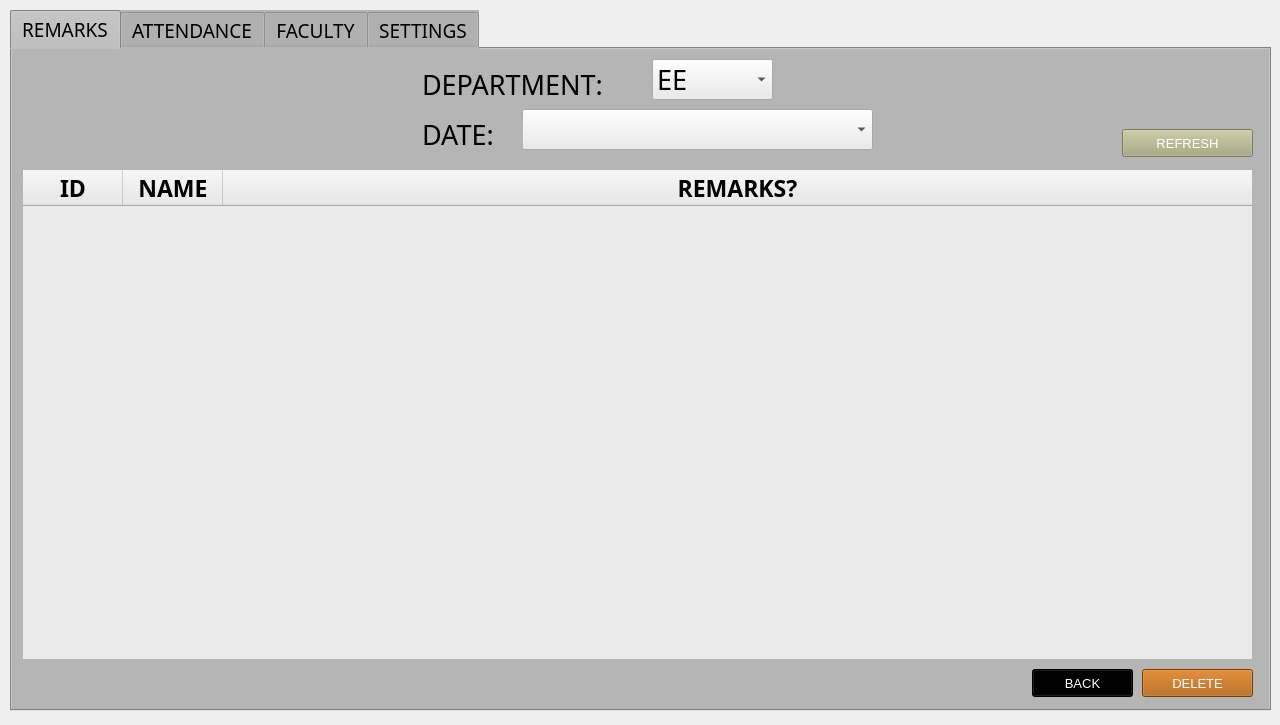
<?xml version="1.0" encoding="UTF-8"?>
<ui version="4.0">
 <class>MainWindow</class>
 <widget class="QMainWindow" name="MainWindow">
  <property name="geometry">
   <rect>
    <x>0</x>
    <y>0</y>
    <width>1280</width>
    <height>725</height>
   </rect>
  </property>
  <property name="sizePolicy">
   <sizepolicy hsizetype="Fixed" vsizetype="Fixed">
    <horstretch>0</horstretch>
    <verstretch>0</verstretch>
   </sizepolicy>
  </property>
  <property name="font">
   <font>
    <pointsize>10</pointsize>
   </font>
  </property>
  <property name="windowTitle">
   <string>DATABASE</string>
  </property>
  <property name="windowIcon">
   <iconset>
    <normaloff>icons8_Book_50px.png</normaloff>icons8_Book_50px.png</iconset>
  </property>
  <property name="windowOpacity">
   <double>1.000000000000000</double>
  </property>
  <property name="layoutDirection">
   <enum>Qt::LeftToRight</enum>
  </property>
  <property name="autoFillBackground">
   <bool>true</bool>
  </property>
  <property name="toolButtonStyle">
   <enum>Qt::ToolButtonTextUnderIcon</enum>
  </property>
  <property name="tabShape">
   <enum>QTabWidget::Rounded</enum>
  </property>
  <widget class="QWidget" name="centralwidget">
   <widget class="QTabWidget" name="tabWidget">
    <property name="geometry">
     <rect>
      <x>10</x>
      <y>10</y>
      <width>1261</width>
      <height>701</height>
     </rect>
    </property>
    <property name="font">
     <font>
      <family>Century Gothic</family>
      <pointsize>14</pointsize>
     </font>
    </property>
    <property name="styleSheet">
     <string notr="true">background-color: rgb(181, 181, 181);</string>
    </property>
    <property name="tabShape">
     <enum>QTabWidget::Rounded</enum>
    </property>
    <property name="currentIndex">
     <number>0</number>
    </property>
    <property name="iconSize">
     <size>
      <width>20</width>
      <height>20</height>
     </size>
    </property>
    <property name="elideMode">
     <enum>Qt::ElideNone</enum>
    </property>
    <property name="usesScrollButtons">
     <bool>true</bool>
    </property>
    <widget class="QWidget" name="Remarks">
     <attribute name="title">
      <string>REMARKS</string>
     </attribute>
     <widget class="QTableWidget" name="tableWidgetR">
      <property name="geometry">
       <rect>
        <x>10</x>
        <y>120</y>
        <width>1231</width>
        <height>491</height>
       </rect>
      </property>
      <property name="font">
       <font>
        <family>Century Gothic</family>
        <pointsize>20</pointsize>
       </font>
      </property>
      <property name="styleSheet">
       <string notr="true">background-color: rgb(235, 235, 235);</string>
      </property>
      <property name="lineWidth">
       <number>1</number>
      </property>
      <property name="editTriggers">
       <set>QAbstractItemView::NoEditTriggers</set>
      </property>
      <property name="alternatingRowColors">
       <bool>false</bool>
      </property>
      <property name="selectionMode">
       <enum>QAbstractItemView::SingleSelection</enum>
      </property>
      <property name="selectionBehavior">
       <enum>QAbstractItemView::SelectRows</enum>
      </property>
      <property name="sortingEnabled">
       <bool>false</bool>
      </property>
      <property name="rowCount">
       <number>0</number>
      </property>
      <property name="columnCount">
       <number>3</number>
      </property>
      <attribute name="horizontalHeaderCascadingSectionResizes">
       <bool>false</bool>
      </attribute>
      <attribute name="horizontalHeaderDefaultSectionSize">
       <number>100</number>
      </attribute>
      <attribute name="horizontalHeaderShowSortIndicator" stdset="0">
       <bool>false</bool>
      </attribute>
      <attribute name="horizontalHeaderStretchLastSection">
       <bool>true</bool>
      </attribute>
      <attribute name="verticalHeaderVisible">
       <bool>false</bool>
      </attribute>
      <attribute name="verticalHeaderCascadingSectionResizes">
       <bool>false</bool>
      </attribute>
      <attribute name="verticalHeaderShowSortIndicator" stdset="0">
       <bool>false</bool>
      </attribute>
      <attribute name="verticalHeaderStretchLastSection">
       <bool>false</bool>
      </attribute>
      <column>
       <property name="text">
        <string>ID</string>
       </property>
       <property name="font">
        <font>
         <family>Century Gothic</family>
         <pointsize>17</pointsize>
         <weight>75</weight>
         <bold>true</bold>
        </font>
       </property>
       <property name="background">
        <color>
         <red>141</red>
         <green>141</green>
         <blue>141</blue>
        </color>
       </property>
      </column>
      <column>
       <property name="text">
        <string>NAME</string>
       </property>
       <property name="font">
        <font>
         <family>Century Gothic</family>
         <pointsize>17</pointsize>
         <weight>75</weight>
         <bold>true</bold>
        </font>
       </property>
      </column>
      <column>
       <property name="text">
        <string>REMARKS?</string>
       </property>
       <property name="font">
        <font>
         <family>Century Gothic</family>
         <pointsize>17</pointsize>
         <weight>75</weight>
         <bold>true</bold>
        </font>
       </property>
      </column>
     </widget>
     <widget class="QPushButton" name="pushButtonBackR">
      <property name="geometry">
       <rect>
        <x>1020</x>
        <y>620</y>
        <width>101</width>
        <height>28</height>
       </rect>
      </property>
      <property name="font">
       <font>
        <pointsize>10</pointsize>
       </font>
      </property>
      <property name="styleSheet">
       <string notr="true">background-color: rgb(0, 0, 0);
color: rgb(255, 255, 255);</string>
      </property>
      <property name="text">
       <string>BACK</string>
      </property>
      <property name="icon">
       <iconset>
        <normaloff>icons8_Back_To_26px.png</normaloff>icons8_Back_To_26px.png</iconset>
      </property>
     </widget>
     <widget class="QLabel" name="label_10">
      <property name="geometry">
       <rect>
        <x>410</x>
        <y>20</y>
        <width>231</width>
        <height>31</height>
       </rect>
      </property>
      <property name="font">
       <font>
        <family>Century Gothic</family>
        <pointsize>20</pointsize>
       </font>
      </property>
      <property name="text">
       <string>DEPARTMENT:</string>
      </property>
     </widget>
     <widget class="QComboBox" name="comboBoxDepartmentR">
      <property name="geometry">
       <rect>
        <x>640</x>
        <y>10</y>
        <width>121</width>
        <height>41</height>
       </rect>
      </property>
      <property name="font">
       <font>
        <family>Century Gothic</family>
        <pointsize>20</pointsize>
       </font>
      </property>
      <property name="styleSheet">
       <string notr="true">background-color: rgb(235, 235, 235);</string>
      </property>
      <property name="editable">
       <bool>false</bool>
      </property>
      <item>
       <property name="text">
        <string>EE</string>
       </property>
      </item>
      <item>
       <property name="text">
        <string>ECE</string>
       </property>
      </item>
      <item>
       <property name="text">
        <string>CPE</string>
       </property>
      </item>
     </widget>
     <widget class="QComboBox" name="comboBoxDateR">
      <property name="geometry">
       <rect>
        <x>510</x>
        <y>60</y>
        <width>351</width>
        <height>41</height>
       </rect>
      </property>
      <property name="font">
       <font>
        <family>Century Gothic</family>
        <pointsize>20</pointsize>
       </font>
      </property>
      <property name="styleSheet">
       <string notr="true">background-color: rgb(235, 235, 235);</string>
      </property>
      <property name="insertPolicy">
       <enum>QComboBox::InsertAtBottom</enum>
      </property>
      <property name="frame">
       <bool>true</bool>
      </property>
     </widget>
     <widget class="QLabel" name="label_11">
      <property name="geometry">
       <rect>
        <x>410</x>
        <y>70</y>
        <width>101</width>
        <height>31</height>
       </rect>
      </property>
      <property name="font">
       <font>
        <family>Century Gothic</family>
        <pointsize>20</pointsize>
       </font>
      </property>
      <property name="text">
       <string>DATE:</string>
      </property>
      <property name="wordWrap">
       <bool>false</bool>
      </property>
     </widget>
     <widget class="QPushButton" name="pushButtonDeleteR">
      <property name="geometry">
       <rect>
        <x>1130</x>
        <y>620</y>
        <width>111</width>
        <height>28</height>
       </rect>
      </property>
      <property name="font">
       <font>
        <pointsize>10</pointsize>
       </font>
      </property>
      <property name="styleSheet">
       <string notr="true">background-color: rgb(170, 85, 0);
color: rgb(255, 255, 255);</string>
      </property>
      <property name="text">
       <string>DELETE</string>
      </property>
      <property name="icon">
       <iconset>
        <normaloff>icons8_Delete_64px.png</normaloff>icons8_Delete_64px.png</iconset>
      </property>
      <property name="iconSize">
       <size>
        <width>17</width>
        <height>17</height>
       </size>
      </property>
     </widget>
     <widget class="QPushButton" name="pushButtonRefreshR">
      <property name="geometry">
       <rect>
        <x>1110</x>
        <y>80</y>
        <width>131</width>
        <height>28</height>
       </rect>
      </property>
      <property name="font">
       <font>
        <pointsize>10</pointsize>
       </font>
      </property>
      <property name="styleSheet">
       <string notr="true">background-color: rgb(170, 170, 127);
color: rgb(255, 255, 255);</string>
      </property>
      <property name="text">
       <string>REFRESH</string>
      </property>
      <property name="icon">
       <iconset>
        <normaloff>icons8_Refresh_26px.png</normaloff>icons8_Refresh_26px.png</iconset>
      </property>
     </widget>
    </widget>
    <widget class="QWidget" name="Attendance">
     <attribute name="title">
      <string>ATTENDANCE</string>
     </attribute>
     <widget class="QPushButton" name="pushButtonEditA">
      <property name="geometry">
       <rect>
        <x>1030</x>
        <y>620</y>
        <width>91</width>
        <height>28</height>
       </rect>
      </property>
      <property name="font">
       <font>
        <pointsize>10</pointsize>
       </font>
      </property>
      <property name="styleSheet">
       <string notr="true">background-color: rgb(144, 144, 0);
color: rgb(255, 255, 255);</string>
      </property>
      <property name="text">
       <string>EDIT</string>
      </property>
      <property name="icon">
       <iconset>
        <normaloff>icons8_Edit_64px.png</normaloff>icons8_Edit_64px.png</iconset>
      </property>
      <property name="iconSize">
       <size>
        <width>18</width>
        <height>18</height>
       </size>
      </property>
     </widget>
     <widget class="QTableWidget" name="tableWidgetA">
      <property name="geometry">
       <rect>
        <x>10</x>
        <y>120</y>
        <width>1231</width>
        <height>491</height>
       </rect>
      </property>
      <property name="font">
       <font>
        <family>Century Gothic</family>
        <pointsize>20</pointsize>
       </font>
      </property>
      <property name="styleSheet">
       <string notr="true">background-color: rgb(235, 235, 235);</string>
      </property>
      <property name="lineWidth">
       <number>1</number>
      </property>
      <property name="editTriggers">
       <set>QAbstractItemView::NoEditTriggers</set>
      </property>
      <property name="alternatingRowColors">
       <bool>false</bool>
      </property>
      <property name="selectionMode">
       <enum>QAbstractItemView::SingleSelection</enum>
      </property>
      <property name="selectionBehavior">
       <enum>QAbstractItemView::SelectRows</enum>
      </property>
      <property name="sortingEnabled">
       <bool>false</bool>
      </property>
      <property name="rowCount">
       <number>0</number>
      </property>
      <property name="columnCount">
       <number>4</number>
      </property>
      <attribute name="horizontalHeaderCascadingSectionResizes">
       <bool>true</bool>
      </attribute>
      <attribute name="horizontalHeaderDefaultSectionSize">
       <number>100</number>
      </attribute>
      <attribute name="horizontalHeaderHighlightSections">
       <bool>true</bool>
      </attribute>
      <attribute name="horizontalHeaderMinimumSectionSize">
       <number>44</number>
      </attribute>
      <attribute name="horizontalHeaderShowSortIndicator" stdset="0">
       <bool>false</bool>
      </attribute>
      <attribute name="horizontalHeaderStretchLastSection">
       <bool>true</bool>
      </attribute>
      <attribute name="verticalHeaderVisible">
       <bool>false</bool>
      </attribute>
      <attribute name="verticalHeaderCascadingSectionResizes">
       <bool>true</bool>
      </attribute>
      <attribute name="verticalHeaderDefaultSectionSize">
       <number>30</number>
      </attribute>
      <attribute name="verticalHeaderShowSortIndicator" stdset="0">
       <bool>false</bool>
      </attribute>
      <attribute name="verticalHeaderStretchLastSection">
       <bool>false</bool>
      </attribute>
      <column>
       <property name="text">
        <string>ID</string>
       </property>
       <property name="font">
        <font>
         <family>Century Gothic</family>
         <pointsize>17</pointsize>
         <weight>75</weight>
         <bold>true</bold>
        </font>
       </property>
      </column>
      <column>
       <property name="text">
        <string>NAME</string>
       </property>
       <property name="font">
        <font>
         <family>Century Gothic</family>
         <pointsize>17</pointsize>
         <weight>75</weight>
         <bold>true</bold>
        </font>
       </property>
      </column>
      <column>
       <property name="text">
        <string>TIME IN</string>
       </property>
       <property name="font">
        <font>
         <family>Century Gothic</family>
         <pointsize>17</pointsize>
         <weight>75</weight>
         <bold>true</bold>
        </font>
       </property>
      </column>
      <column>
       <property name="text">
        <string>TIME OUT</string>
       </property>
       <property name="font">
        <font>
         <family>Century Gothic</family>
         <pointsize>17</pointsize>
         <weight>75</weight>
         <bold>true</bold>
        </font>
       </property>
      </column>
     </widget>
     <widget class="QPushButton" name="pushButtonRefreshA">
      <property name="geometry">
       <rect>
        <x>1110</x>
        <y>80</y>
        <width>131</width>
        <height>28</height>
       </rect>
      </property>
      <property name="font">
       <font>
        <pointsize>10</pointsize>
       </font>
      </property>
      <property name="styleSheet">
       <string notr="true">background-color: rgb(170, 170, 127);
color: rgb(255, 255, 255);</string>
      </property>
      <property name="text">
       <string>REFRESH</string>
      </property>
      <property name="icon">
       <iconset>
        <normaloff>icons8_Refresh_26px.png</normaloff>icons8_Refresh_26px.png</iconset>
      </property>
     </widget>
     <widget class="QPushButton" name="pushButtonBackA">
      <property name="geometry">
       <rect>
        <x>920</x>
        <y>620</y>
        <width>101</width>
        <height>28</height>
       </rect>
      </property>
      <property name="font">
       <font>
        <pointsize>10</pointsize>
       </font>
      </property>
      <property name="styleSheet">
       <string notr="true">background-color: rgb(0, 0, 0);
color: rgb(255, 255, 255);</string>
      </property>
      <property name="text">
       <string>BACK</string>
      </property>
      <property name="icon">
       <iconset>
        <normaloff>icons8_Back_To_26px.png</normaloff>icons8_Back_To_26px.png</iconset>
      </property>
     </widget>
     <widget class="QPushButton" name="pushButtonDeleteA">
      <property name="geometry">
       <rect>
        <x>1130</x>
        <y>620</y>
        <width>111</width>
        <height>28</height>
       </rect>
      </property>
      <property name="font">
       <font>
        <pointsize>10</pointsize>
       </font>
      </property>
      <property name="styleSheet">
       <string notr="true">background-color: rgb(170, 85, 0);
color: rgb(255, 255, 255);</string>
      </property>
      <property name="text">
       <string>DELETE</string>
      </property>
      <property name="icon">
       <iconset>
        <normaloff>icons8_Delete_64px.png</normaloff>icons8_Delete_64px.png</iconset>
      </property>
      <property name="iconSize">
       <size>
        <width>17</width>
        <height>17</height>
       </size>
      </property>
     </widget>
     <widget class="QLabel" name="label_12">
      <property name="geometry">
       <rect>
        <x>410</x>
        <y>20</y>
        <width>231</width>
        <height>31</height>
       </rect>
      </property>
      <property name="font">
       <font>
        <family>Century Gothic</family>
        <pointsize>20</pointsize>
       </font>
      </property>
      <property name="text">
       <string>DEPARTMENT:</string>
      </property>
     </widget>
     <widget class="QComboBox" name="comboBoxDepartmentA">
      <property name="geometry">
       <rect>
        <x>640</x>
        <y>10</y>
        <width>121</width>
        <height>41</height>
       </rect>
      </property>
      <property name="font">
       <font>
        <family>Century Gothic</family>
        <pointsize>20</pointsize>
       </font>
      </property>
      <property name="styleSheet">
       <string notr="true">background-color: rgb(235, 235, 235);</string>
      </property>
      <property name="editable">
       <bool>false</bool>
      </property>
      <item>
       <property name="text">
        <string>EE</string>
       </property>
      </item>
      <item>
       <property name="text">
        <string>ECE</string>
       </property>
      </item>
      <item>
       <property name="text">
        <string>CPE</string>
       </property>
      </item>
     </widget>
     <widget class="QLabel" name="label_13">
      <property name="geometry">
       <rect>
        <x>410</x>
        <y>70</y>
        <width>101</width>
        <height>31</height>
       </rect>
      </property>
      <property name="font">
       <font>
        <family>Century Gothic</family>
        <pointsize>20</pointsize>
       </font>
      </property>
      <property name="text">
       <string>DATE:</string>
      </property>
      <property name="wordWrap">
       <bool>false</bool>
      </property>
     </widget>
     <widget class="QComboBox" name="comboBoxDateA">
      <property name="geometry">
       <rect>
        <x>510</x>
        <y>60</y>
        <width>351</width>
        <height>41</height>
       </rect>
      </property>
      <property name="font">
       <font>
        <family>Century Gothic</family>
        <pointsize>20</pointsize>
       </font>
      </property>
      <property name="styleSheet">
       <string notr="true">background-color: rgb(235, 235, 235);</string>
      </property>
      <property name="insertPolicy">
       <enum>QComboBox::InsertAtBottom</enum>
      </property>
      <property name="frame">
       <bool>true</bool>
      </property>
     </widget>
    </widget>
    <widget class="QWidget" name="Faculty">
     <attribute name="title">
      <string>FACULTY</string>
     </attribute>
     <widget class="QPushButton" name="pushButtonRegisterF">
      <property name="geometry">
       <rect>
        <x>890</x>
        <y>620</y>
        <width>131</width>
        <height>28</height>
       </rect>
      </property>
      <property name="font">
       <font>
        <pointsize>10</pointsize>
       </font>
      </property>
      <property name="styleSheet">
       <string notr="true">background-color: rgb(254, 92, 92);
color: rgb(255, 255, 255);</string>
      </property>
      <property name="text">
       <string>REGISTER</string>
      </property>
      <property name="icon">
       <iconset>
        <normaloff>icons8_Registration_48px.png</normaloff>icons8_Registration_48px.png</iconset>
      </property>
     </widget>
     <widget class="QTableWidget" name="tableWidgetF">
      <property name="geometry">
       <rect>
        <x>10</x>
        <y>70</y>
        <width>1231</width>
        <height>541</height>
       </rect>
      </property>
      <property name="font">
       <font>
        <family>Century Gothic</family>
        <pointsize>20</pointsize>
       </font>
      </property>
      <property name="styleSheet">
       <string notr="true">background-color: rgb(235, 235, 235);</string>
      </property>
      <property name="lineWidth">
       <number>1</number>
      </property>
      <property name="editTriggers">
       <set>QAbstractItemView::NoEditTriggers</set>
      </property>
      <property name="alternatingRowColors">
       <bool>false</bool>
      </property>
      <property name="selectionMode">
       <enum>QAbstractItemView::SingleSelection</enum>
      </property>
      <property name="selectionBehavior">
       <enum>QAbstractItemView::SelectRows</enum>
      </property>
      <property name="sortingEnabled">
       <bool>false</bool>
      </property>
      <property name="rowCount">
       <number>0</number>
      </property>
      <property name="columnCount">
       <number>3</number>
      </property>
      <attribute name="horizontalHeaderCascadingSectionResizes">
       <bool>true</bool>
      </attribute>
      <attribute name="horizontalHeaderDefaultSectionSize">
       <number>100</number>
      </attribute>
      <attribute name="horizontalHeaderHighlightSections">
       <bool>true</bool>
      </attribute>
      <attribute name="horizontalHeaderMinimumSectionSize">
       <number>44</number>
      </attribute>
      <attribute name="horizontalHeaderShowSortIndicator" stdset="0">
       <bool>false</bool>
      </attribute>
      <attribute name="horizontalHeaderStretchLastSection">
       <bool>true</bool>
      </attribute>
      <attribute name="verticalHeaderVisible">
       <bool>false</bool>
      </attribute>
      <attribute name="verticalHeaderCascadingSectionResizes">
       <bool>true</bool>
      </attribute>
      <attribute name="verticalHeaderDefaultSectionSize">
       <number>30</number>
      </attribute>
      <attribute name="verticalHeaderShowSortIndicator" stdset="0">
       <bool>false</bool>
      </attribute>
      <attribute name="verticalHeaderStretchLastSection">
       <bool>false</bool>
      </attribute>
      <column>
       <property name="text">
        <string>ID</string>
       </property>
       <property name="font">
        <font>
         <family>Century Gothic</family>
         <pointsize>17</pointsize>
         <weight>75</weight>
         <bold>true</bold>
        </font>
       </property>
      </column>
      <column>
       <property name="text">
        <string>NAME</string>
       </property>
       <property name="font">
        <font>
         <family>Century Gothic</family>
         <pointsize>17</pointsize>
         <weight>75</weight>
         <bold>true</bold>
        </font>
       </property>
      </column>
      <column>
       <property name="text">
        <string>REGISTERED</string>
       </property>
       <property name="font">
        <font>
         <family>Century Gothic</family>
         <pointsize>17</pointsize>
         <weight>75</weight>
         <bold>true</bold>
        </font>
       </property>
      </column>
     </widget>
     <widget class="QPushButton" name="pushButtonBackF">
      <property name="geometry">
       <rect>
        <x>780</x>
        <y>620</y>
        <width>101</width>
        <height>28</height>
       </rect>
      </property>
      <property name="font">
       <font>
        <pointsize>10</pointsize>
       </font>
      </property>
      <property name="styleSheet">
       <string notr="true">background-color: rgb(0, 0, 0);
color: rgb(255, 255, 255);</string>
      </property>
      <property name="text">
       <string>BACK</string>
      </property>
      <property name="icon">
       <iconset>
        <normaloff>icons8_Back_To_26px.png</normaloff>icons8_Back_To_26px.png</iconset>
      </property>
     </widget>
     <widget class="QPushButton" name="pushButtonEditF">
      <property name="geometry">
       <rect>
        <x>1030</x>
        <y>620</y>
        <width>91</width>
        <height>28</height>
       </rect>
      </property>
      <property name="font">
       <font>
        <pointsize>10</pointsize>
       </font>
      </property>
      <property name="styleSheet">
       <string notr="true">background-color: rgb(144, 144, 0);
color: rgb(255, 255, 255);</string>
      </property>
      <property name="text">
       <string>EDIT</string>
      </property>
      <property name="icon">
       <iconset>
        <normaloff>icons8_Edit_64px.png</normaloff>icons8_Edit_64px.png</iconset>
      </property>
      <property name="iconSize">
       <size>
        <width>18</width>
        <height>18</height>
       </size>
      </property>
     </widget>
     <widget class="QPushButton" name="pushButtonDeleteF">
      <property name="geometry">
       <rect>
        <x>1130</x>
        <y>620</y>
        <width>111</width>
        <height>28</height>
       </rect>
      </property>
      <property name="font">
       <font>
        <pointsize>10</pointsize>
       </font>
      </property>
      <property name="styleSheet">
       <string notr="true">background-color: rgb(170, 85, 0);
color: rgb(255, 255, 255);</string>
      </property>
      <property name="text">
       <string>DELETE</string>
      </property>
      <property name="icon">
       <iconset>
        <normaloff>icons8_Delete_64px.png</normaloff>icons8_Delete_64px.png</iconset>
      </property>
      <property name="iconSize">
       <size>
        <width>17</width>
        <height>17</height>
       </size>
      </property>
     </widget>
     <widget class="QPushButton" name="pushButtonRefreshF">
      <property name="geometry">
       <rect>
        <x>1110</x>
        <y>30</y>
        <width>131</width>
        <height>28</height>
       </rect>
      </property>
      <property name="font">
       <font>
        <pointsize>10</pointsize>
       </font>
      </property>
      <property name="styleSheet">
       <string notr="true">background-color: rgb(170, 170, 127);
color: rgb(255, 255, 255);</string>
      </property>
      <property name="text">
       <string>REFRESH</string>
      </property>
      <property name="icon">
       <iconset>
        <normaloff>icons8_Refresh_26px.png</normaloff>icons8_Refresh_26px.png</iconset>
      </property>
     </widget>
     <widget class="QLabel" name="label_14">
      <property name="geometry">
       <rect>
        <x>430</x>
        <y>20</y>
        <width>231</width>
        <height>31</height>
       </rect>
      </property>
      <property name="font">
       <font>
        <family>Century Gothic</family>
        <pointsize>20</pointsize>
       </font>
      </property>
      <property name="text">
       <string>DEPARTMENT:</string>
      </property>
     </widget>
     <widget class="QComboBox" name="comboBoxDepartmentF">
      <property name="geometry">
       <rect>
        <x>670</x>
        <y>10</y>
        <width>121</width>
        <height>41</height>
       </rect>
      </property>
      <property name="font">
       <font>
        <family>Century Gothic</family>
        <pointsize>20</pointsize>
       </font>
      </property>
      <property name="styleSheet">
       <string notr="true">background-color: rgb(235, 235, 235);</string>
      </property>
      <property name="editable">
       <bool>false</bool>
      </property>
      <item>
       <property name="text">
        <string>EE</string>
       </property>
      </item>
      <item>
       <property name="text">
        <string>ECE</string>
       </property>
      </item>
      <item>
       <property name="text">
        <string>CPE</string>
       </property>
      </item>
     </widget>
    </widget>
    <widget class="QWidget" name="Settings">
     <attribute name="title">
      <string>SETTINGS</string>
     </attribute>
     <widget class="QLabel" name="label_3">
      <property name="geometry">
       <rect>
        <x>20</x>
        <y>70</y>
        <width>1221</width>
        <height>51</height>
       </rect>
      </property>
      <property name="font">
       <font>
        <family>Century Gothic</family>
        <pointsize>26</pointsize>
        <weight>75</weight>
        <italic>false</italic>
        <bold>true</bold>
       </font>
      </property>
      <property name="styleSheet">
       <string notr="true">color: rgb(255, 255, 255);
background-color: rgb(85, 170, 127);</string>
      </property>
      <property name="text">
       <string>FACULTY</string>
      </property>
      <property name="alignment">
       <set>Qt::AlignCenter</set>
      </property>
     </widget>
     <widget class="QLabel" name="label_5">
      <property name="geometry">
       <rect>
        <x>380</x>
        <y>160</y>
        <width>151</width>
        <height>41</height>
       </rect>
      </property>
      <property name="font">
       <font>
        <family>Century Gothic</family>
        <pointsize>16</pointsize>
       </font>
      </property>
      <property name="text">
       <string>USERNAME:</string>
      </property>
     </widget>
     <widget class="QLabel" name="label_6">
      <property name="geometry">
       <rect>
        <x>380</x>
        <y>230</y>
        <width>161</width>
        <height>41</height>
       </rect>
      </property>
      <property name="font">
       <font>
        <family>Century Gothic</family>
        <pointsize>16</pointsize>
       </font>
      </property>
      <property name="text">
       <string>PASSWORD:</string>
      </property>
     </widget>
     <widget class="QPushButton" name="pushButtonSave">
      <property name="geometry">
       <rect>
        <x>1120</x>
        <y>620</y>
        <width>111</width>
        <height>28</height>
       </rect>
      </property>
      <property name="font">
       <font>
        <pointsize>12</pointsize>
       </font>
      </property>
      <property name="styleSheet">
       <string notr="true">background-color: rgb(170, 170, 127);
color: rgb(255, 255, 255);</string>
      </property>
      <property name="text">
       <string>SAVE</string>
      </property>
      <property name="icon">
       <iconset>
        <normaloff>icons8_Save_64px_1.png</normaloff>icons8_Save_64px_1.png</iconset>
      </property>
      <property name="iconSize">
       <size>
        <width>23</width>
        <height>23</height>
       </size>
      </property>
     </widget>
     <widget class="QLabel" name="label_7">
      <property name="geometry">
       <rect>
        <x>20</x>
        <y>340</y>
        <width>1221</width>
        <height>51</height>
       </rect>
      </property>
      <property name="font">
       <font>
        <family>Century Gothic</family>
        <pointsize>26</pointsize>
        <weight>75</weight>
        <italic>false</italic>
        <bold>true</bold>
       </font>
      </property>
      <property name="styleSheet">
       <string notr="true">background-color: rgb(254, 92, 92);
color: rgb(255, 255, 255);</string>
      </property>
      <property name="text">
       <string>DATABASE</string>
      </property>
      <property name="alignment">
       <set>Qt::AlignCenter</set>
      </property>
     </widget>
     <widget class="QPushButton" name="pushButtonBackS">
      <property name="geometry">
       <rect>
        <x>1000</x>
        <y>620</y>
        <width>111</width>
        <height>28</height>
       </rect>
      </property>
      <property name="font">
       <font>
        <pointsize>12</pointsize>
       </font>
      </property>
      <property name="styleSheet">
       <string notr="true">background-color: rgb(0, 0, 0);
color: rgb(255, 255, 255);</string>
      </property>
      <property name="text">
       <string>BACK</string>
      </property>
      <property name="icon">
       <iconset>
        <normaloff>icons8_Back_To_26px.png</normaloff>icons8_Back_To_26px.png</iconset>
      </property>
     </widget>
     <widget class="QLineEdit" name="lineEditUsernameF">
      <property name="geometry">
       <rect>
        <x>570</x>
        <y>170</y>
        <width>360</width>
        <height>34</height>
       </rect>
      </property>
      <property name="font">
       <font>
        <family>Century Gothic</family>
        <pointsize>16</pointsize>
       </font>
      </property>
      <property name="styleSheet">
       <string notr="true">background-color: rgb(235, 235, 235);</string>
      </property>
     </widget>
     <widget class="QLabel" name="label_15">
      <property name="geometry">
       <rect>
        <x>380</x>
        <y>420</y>
        <width>151</width>
        <height>41</height>
       </rect>
      </property>
      <property name="font">
       <font>
        <family>Century Gothic</family>
        <pointsize>16</pointsize>
       </font>
      </property>
      <property name="text">
       <string>USERNAME:</string>
      </property>
     </widget>
     <widget class="QLabel" name="label_9">
      <property name="geometry">
       <rect>
        <x>380</x>
        <y>490</y>
        <width>161</width>
        <height>41</height>
       </rect>
      </property>
      <property name="font">
       <font>
        <family>Century Gothic</family>
        <pointsize>16</pointsize>
       </font>
      </property>
      <property name="text">
       <string>PASSWORD:</string>
      </property>
     </widget>
     <widget class="QLineEdit" name="lineEditPasswordD">
      <property name="geometry">
       <rect>
        <x>570</x>
        <y>500</y>
        <width>360</width>
        <height>34</height>
       </rect>
      </property>
      <property name="font">
       <font>
        <family>Century Gothic</family>
        <pointsize>16</pointsize>
       </font>
      </property>
      <property name="styleSheet">
       <string notr="true">background-color: rgb(235, 235, 235);</string>
      </property>
     </widget>
     <widget class="QLineEdit" name="lineEditUsernameD">
      <property name="geometry">
       <rect>
        <x>570</x>
        <y>430</y>
        <width>360</width>
        <height>34</height>
       </rect>
      </property>
      <property name="font">
       <font>
        <family>Century Gothic</family>
        <pointsize>16</pointsize>
       </font>
      </property>
      <property name="styleSheet">
       <string notr="true">background-color: rgb(235, 235, 235);</string>
      </property>
     </widget>
     <widget class="QLineEdit" name="lineEditPasswordF">
      <property name="geometry">
       <rect>
        <x>570</x>
        <y>240</y>
        <width>360</width>
        <height>34</height>
       </rect>
      </property>
      <property name="font">
       <font>
        <family>Century Gothic</family>
        <pointsize>16</pointsize>
       </font>
      </property>
      <property name="styleSheet">
       <string notr="true">background-color: rgb(235, 235, 235);</string>
      </property>
     </widget>
    </widget>
   </widget>
  </widget>
 </widget>
 <tabstops>
  <tabstop>pushButtonRegisterF</tabstop>
  <tabstop>pushButtonEditA</tabstop>
  <tabstop>pushButtonSave</tabstop>
  <tabstop>tabWidget</tabstop>
 </tabstops>
 <resources>
  <include location="pictures.qrc"/>
 </resources>
 <connections/>
</ui>
